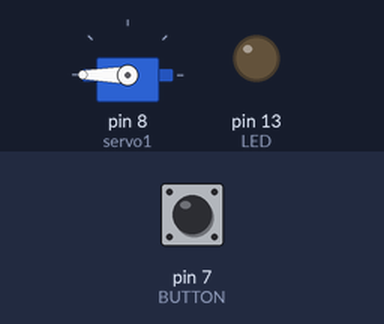
A sketch run on a simulated Arduino Uno, built with avr-gcc and run on an emulated ATmega328P. On the bench: servo, output pins drawn as LEDs (lit = HIGH). Inputs (shaded band) come from the test bench; at power-on: pin 7 (BUTTON) LOW.

Above: at 2.8 s.
2.9 s: pin 7 (BUTTON) pulled HIGH for 1.2 s
At 3.9 s:
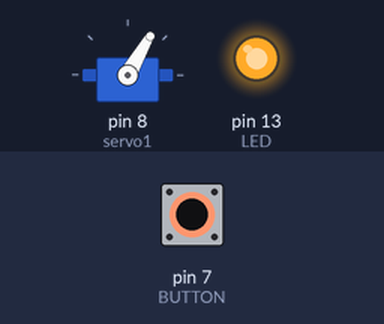
6.5 s: pin 7 (BUTTON) pulled HIGH for 3.2 s
At 10.4 s:
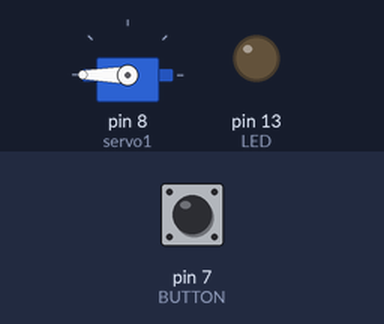
Timing chart, 0 to 11.9 s (numbered marks = the images above; inputs shaded):
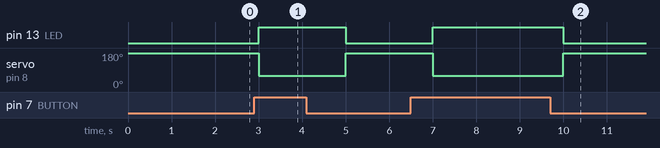

Measured:
- after the input at 2.9 s, pin 13 (LED): LOW → HIGH after 0.10 s, → LOW 2.0 s later; servo on pin 8 (servo1): 180° → 60° after 0.10 s, → 180° 2.0 s later
- after the input at 6.5 s, pin 13 (LED): LOW → HIGH after 0.50 s, → LOW 3.0 s later; servo on pin 8 (servo1): 180° → 60° after 0.50 s, → 180° 3.0 s later

The sketch:

servo_test.ino
```cpp
#include<Servo.h>

Servo servo1;
const int LED = 13;
const int BUTTON = 7;

int val = 0;

void setup() {
  // put your setup code here, to run once:
  servo1.attach(8);
  pinMode(LED, OUTPUT);
  pinMode(BUTTON, INPUT);
}

void loop() {
  val = digitalRead(BUTTON);
  servo1.write(180);
  if (val == 1){
    digitalWrite(LED, HIGH);
    servo1.write(60);
    delay(1000);
  }else{
    digitalWrite(LED, LOW);
    delay(1000);
  }
}
```
